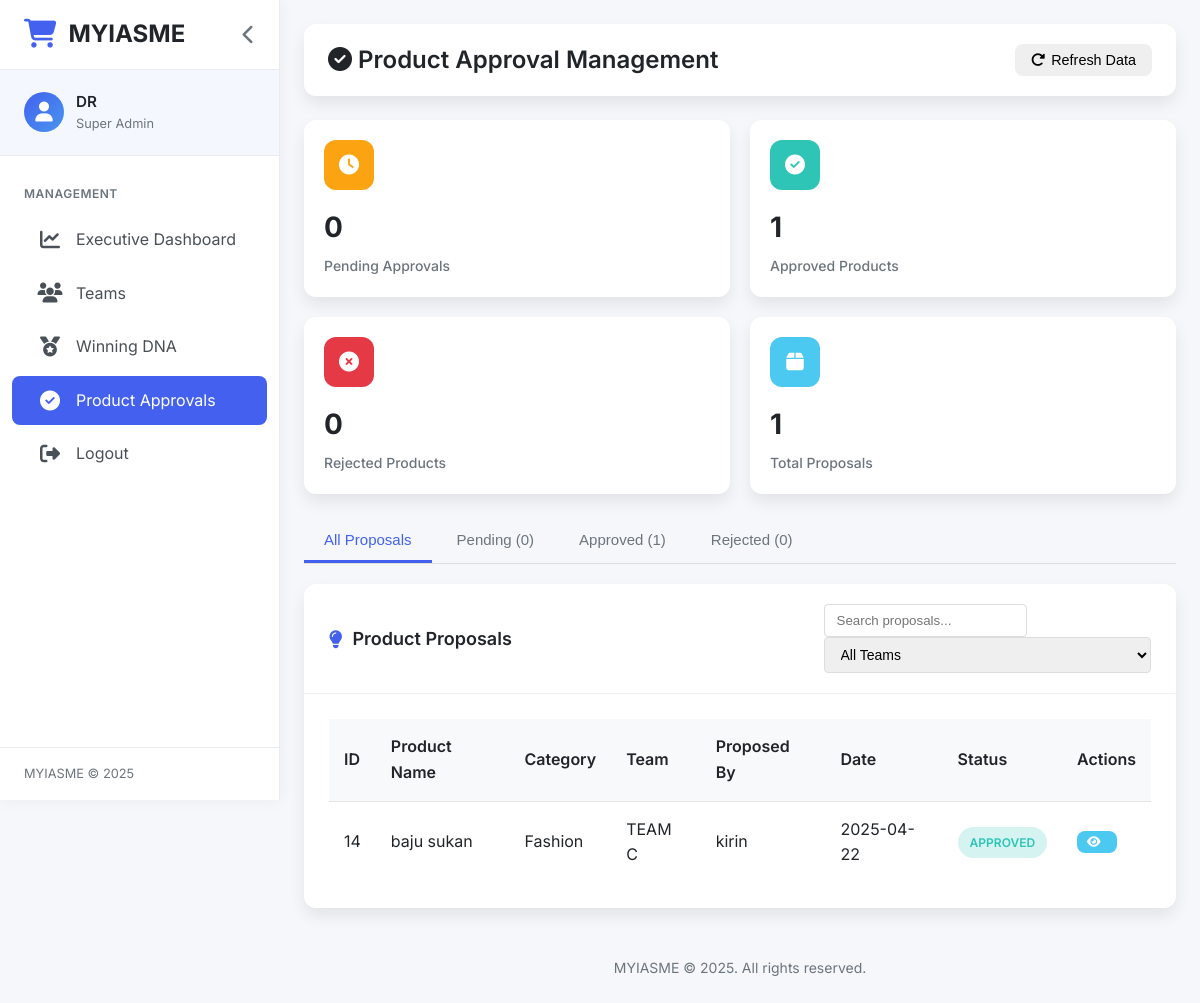
Page /product_approvals.php (signed in) on the committed database.
### tables this page shows
CREATE TABLE `product_proposals` (
  `id` int(11) NOT NULL,
  `product_name` varchar(255) NOT NULL,
  `category` varchar(100) NOT NULL,
  `cost_price` decimal(10,2) NOT NULL,
  `selling_price` decimal(10,2) NOT NULL,
  `product_description` text NOT NULL,
  `tiktok_link` varchar(255) DEFAULT NULL,
  `product_image` varchar(255) DEFAULT NULL,
  `team_id` int(11) NOT NULL,
  `user_id` int(11) NOT NULL,
  `proposed_date` datetime DEFAULT current_timestamp(),
  `status` enum('pending','approved','rejected') DEFAULT 'pending',
  `admin_feedback` text DEFAULT NULL,
  `approved_rejected_date` datetime DEFAULT NULL,
  `admin_id` int(11) DEFAULT NULL
);

CREATE TABLE `teams` (
  `team_id` int(11) NOT NULL,
  `team_name` varchar(50) NOT NULL,
  `team_description` text NOT NULL
);

CREATE TABLE `users` (
  `id` int(11) NOT NULL,
  `username` varchar(50) NOT NULL,
  `password` varchar(255) NOT NULL,
  `role` enum('admin','team','super_admin') NOT NULL,
  `team_id` int(11) DEFAULT NULL,
  `is_admin` tinyint(1) DEFAULT 0
);

### product_approvals.php (the view, shortened to what this page needs)
<?php
require 'dbconn_productProfit.php';
$username = $_SESSION['username'] ?? '';
$sql = "SELECT
    pp.id,
    pp.product_name,
    pp.category,
    t.team_name,
    u.username as proposed_by,
    pp.proposed_date,
    pp.status
FROM product_proposals pp
JOIN teams t ON pp.team_id = t.team_id
JOIN users u ON pp.user_id = u.id
ORDER BY pp.proposed_date DESC";
$result = $dbconn->query($sql);
$sql_counts = "SELECT
    COUNT(*) as total,
    SUM(CASE WHEN status = 'pending' THEN 1 ELSE 0 END) as pending,
    SUM(CASE WHEN status = 'approved' THEN 1 ELSE 0 END) as approved,
    SUM(CASE WHEN status = 'rejected' THEN 1 ELSE 0 END) as rejected
FROM product_proposals";
$counts_result = $dbconn->query($sql_counts);
$counts = $counts_result->fetch_assoc();
function isActive($page) {
    $current_page = basename($_SERVER['PHP_SELF']);
    return ($current_page == $page) ? 'active' : '';
}
?>
<!DOCTYPE html>
<html lang="en">
<head>
    <link rel="stylesheet" href="https://cdnjs.cloudflare.com/ajax/libs/font-awesome/6.4.0/css/all.min.css">
</head>
<body>
    <div id="app" class="app-container">
        <nav class="sidebar" id="sidebar">
            <div class="logo-container">
                <div class="logo-icon">
                    <i class="fas fa-shopping-cart"></i>
                </div>
                <div class="logo-text">MYIASME</div>
                <button class="toggle-sidebar" id="toggleSidebar">
                    <i class="fas fa-chevron-left"></i>
                </button>
            </div>
            <div class="user-info">
                <div class="user-avatar">
                    <i class="fas fa-user"></i>
                </div>
                <div class="user-details">
                    <div class="user-name"><?php echo htmlspecialchars($username); ?></div>
                    <div class="user-role">Super Admin</div>
                </div>
            </div>
            <ul class="nav-links">
                <li class="nav-category">Management</li>
                <li class="nav-item">
                    <a href="super_dashboard.php" class="nav-link <?php echo isActive('super_dashboard.php'); ?>">
                        <i class="fas fa-chart-line"></i>
                        <span class="nav-link-text">Executive Dashboard</span>
                    </a>
                </li>
                <li class="nav-item">
                    <a href="teams_superadmin.php" class="nav-link <?php echo isActive('teams_superadmin.php'); ?>">
                        <i class="fas fa-users"></i>
                        <span class="nav-link-text">Teams</span>
                    </a>
                </li>
                <li class="nav-item">
                    <a href="winning_dna.php" class="nav-link <?php echo isActive('winning_dna.php'); ?>">
                        <i class="fa-solid fa-medal"></i>
                        <span class="nav-link-text">Winning DNA</span>
                    </a>
                </li>
                <li class="nav-item">
                    <a href="product_approvals.php" class="nav-link <?php echo isActive('product_approvals.php'); ?>">
                        <i class="fas fa-check-circle"></i>
                        <span class="nav-link-text">Product Approvals</span>
                    </a>
                </li>
                <li class="nav-item">
                    <a href="logout.php" class="nav-link">
                        <i class="fas fa-sign-out-alt"></i>
                        <span class="nav-link-text">Logout</span>
                    </a>
                </li>
            </ul>
            <div class="sidebar-footer">
                <span class="sidebar-footer-text">MYIASME &copy; <?php echo date('Y'); ?></span>
            </div>
        </nav>
        <main class="main-content fade-in">
            <header class="page-header">
                <h1 class="page-title">
                    <i class="fas fa-check-circle"></i> Product Approval Management
                </h1>
                <div class="header-actions">
                    <button class="btn btn-light" id="refreshDataBtn">
                        <i class="fas fa-redo-alt"></i> Refresh Data
                    </button>
                </div>
            </header>
            <div class="stats-grid fade-in" style="animation-delay: 0.1s;">
                <div class="stat-card">
                    <div class="stat-icon stat-pending">
                        <i class="fas fa-clock"></i>
                    </div>
                    <div class="stat-value"><?php echo $counts['pending'] ?? 0; ?></div>
                    <div class="stat-label">Pending Approvals</div>
                </div>
                <div class="stat-card">
                    <div class="stat-icon stat-approved">
                        <i class="fas fa-check-circle"></i>
                    </div>
                    <div class="stat-value"><?php echo $counts['approved'] ?? 0; ?></div>
                    <div class="stat-label">Approved Products</div>
                </div>
                <div class="stat-card">
                    <div class="stat-icon stat-rejected">
                        <i class="fas fa-times-circle"></i>
                    </div>
                    <div class="stat-value"><?php echo $counts['rejected'] ?? 0; ?></div>
                    <div class="stat-label">Rejected Products</div>
                </div>
                <div class="stat-card">
                    <div class="stat-icon stat-total">
                        <i class="fas fa-box"></i>
                    </div>
                    <div class="stat-value"><?php echo $counts['total'] ?? 0; ?></div>
                    <div class="stat-label">Total Proposals</div>
                </div>
            </div>
            <div class="custom-tabs fade-in" style="animation-delay: 0.2s;">
                <button class="tab-button active" data-tab="allProposals">All Proposals</button>
                <button class="tab-button" data-tab="pendingProposals">Pending <span class="counter">(<?php echo $counts['pending'] ?? 0; ?>)</span></button>
                <button class="tab-button" data-tab="approvedProposals">Approved <span class="counter">(<?php echo $counts['approved'] ?? 0; ?>)</span></button>
                <button class="tab-button" data-tab="rejectedProposals">Rejected <span class="counter">(<?php echo $counts['rejected'] ?? 0; ?>)</span></button>
            </div>
            <div class="card fade-in" style="animation-delay: 0.3s;">
                <div class="card-header">
                    <h2><i class="fas fa-lightbulb"></i> Product Proposals</h2>
                    <div class="card-actions">
                        <input type="search" placeholder="Search proposals..." id="searchProposals" style="padding: 8px 12px; border-radius: 4px; border: 1px solid #ddd; margin-right: 10px;">
                        <select id="teamFilter" style="padding: 8px 12px; border-radius: 4px; border: 1px solid #ddd;">
                            <option value="">All Teams</option>
                        </select>
                    </div>
                </div>
                <div class="card-body">
                    <div class="table-container">
                        <table class="table">
                            <thead>
                                <tr>
                                    <th>ID</th>
                                    <th>Product Name</th>
                                    <th>Category</th>
                                    <th>Team</th>
                                    <th>Proposed By</th>
                                    <th>Date</th>
                                    <th>Status</th>
                                    <th>Actions</th>
                                </tr>
                            </thead>
                            <tbody>
                                <?php if ($result && $result->num_rows > 0): ?>
                                    <?php while ($proposal = $result->fetch_assoc()): ?>
                                        <tr data-status="<?php echo htmlspecialchars($proposal['status']); ?>">
                                            <td><?php echo htmlspecialchars($proposal['id']); ?></td>
                                            <td><?php echo htmlspecialchars($proposal['product_name']); ?></td>
                                            <td><?php echo htmlspecialchars($proposal['category']); ?></td>
                                            <td><?php echo htmlspecialchars($proposal['team_name']); ?></td>
                                            <td><?php echo htmlspecialchars($proposal['proposed_by']); ?></td>
                                            <td><?php echo date('Y-m-d', strtotime($proposal['proposed_date'])); ?></td>
                                            <td>
                                                <span class="status-badge status-<?php echo htmlspecialchars($proposal['status']); ?>">
                                                    <?php echo ucfirst(htmlspecialchars($proposal['status'])); ?>
                                                </span>
                                            </td>
                                            <td>
                                                <div class="action-buttons">
                                                    <button class="btn btn-info btn-sm view-btn" data-id="<?php echo htmlspecialchars($proposal['id']); ?>">
                                                        <i class="fas fa-eye"></i>
                                                    </button>
                                                </div>
                                            </td>
                                        </tr>
                                    <?php endwhile; ?>
                                <?php else: ?>
                                    <tr>
                                        <td colspan="8" class="text-center">No product proposals found</td>
                                    </tr>
                                <?php endif; ?>
                            </tbody>
                        </table>
                    </div>
                </div>
            </div>
            <footer style="text-align: center; padding: 1.5rem 0; color: var(--gray); margin-top: 1.5rem; font-size: 0.875rem;">
                <p>MYIASME &copy; <?php echo date('Y'); ?>. All rights reserved.</p>
            </footer>
        </main>
    </div>
</body>
</html>

### rows in the picture
product_proposals: id "14", product_name "baju sukan", category "Fashion", team.team_name "TEAM C", user.username "kirin", proposed_date "2025-04-22", status "APPROVED"

### other values in the picture
$username "DR"
$counts['pending'] "0"
$counts['approved'] "1"
$counts['rejected'] "0"
$counts['total'] "1"
